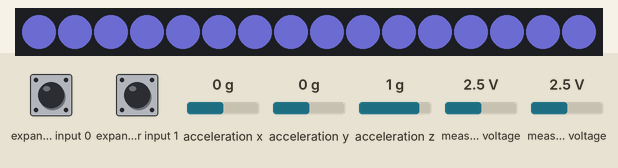
The sketch below on a simulated Arduino Uno, built with avr-gcc and run on an emulated ATmega328P. On the bench: 16 RGB LEDs in strip order, left to right. Wiring (inferred from the names in the program): Wii Nunchuk at I2C address 0x52. Inputs (shaded band) come from the test bench; at power-on: expander input 0 HIGH, expander input 1 HIGH, acceleration x 0 g, acceleration y 0 g, acceleration z 1 g, measured voltage 2.5 V. Dim RGB values are drawn brighter than linear.

Above: at 1.2 s.
1.3 s: expander input 0 pulled LOW for 0.15 s
At 1.56 s:
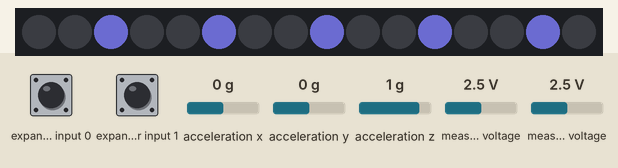
3.1 s: expander input 1 pulled LOW for 1 s
5.6 s: acceleration x set to -1.4 g
At 6.8 s:
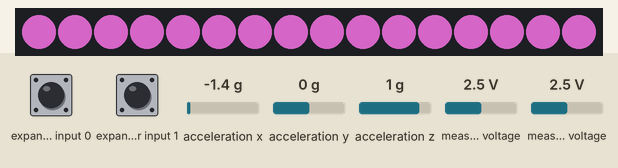
7.1 s: acceleration y set to -1.4 g
At 7.6 s:
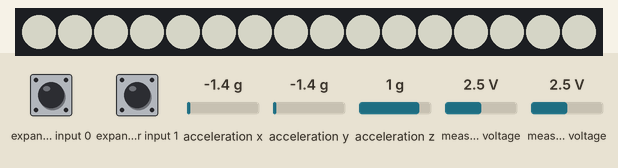
8.6 s: acceleration z set to -0.8 g
At 9.9 s:
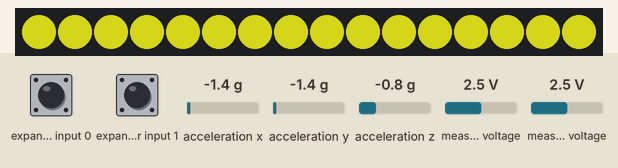
10.2 s: expander input 0 pulled LOW for 1 s
At 10.38 s:
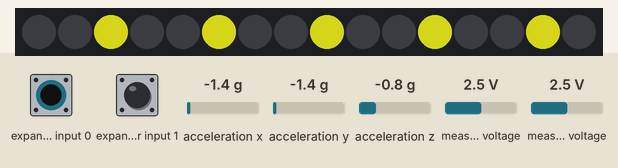
Timing chart, 0 to 13.2 s (numbered marks = the images above; inputs shaded):
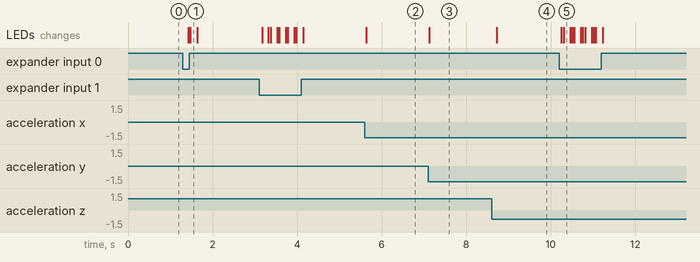

The sketch:

nunchuck_neopixel.ino
```cpp
 #include <Adafruit_NeoPixel.h>
#include <Wire.h>

byte nunchuck_data[6];
int count = 0;

#define PIN            6
#define NUMPIXELS      16
Adafruit_NeoPixel pixels = Adafruit_NeoPixel(NUMPIXELS, PIN, NEO_GRB + NEO_KHZ800);
int delayval = 500;


void setup ()
{
//Serial.begin (19200);
Wire.begin();
nunchuk_init ();
pixels.begin();
pixels.setBrightness(150);
}

void nunchuk_init ()
{
Wire.beginTransmission (0x52);
Wire.write ((byte)0xF0);
Wire.write ((byte)0x55);
Wire.write ((byte)0xFB);
Wire.write ((byte)0x00);
Wire.endTransmission ();
}

void loop ()
{
Wire.requestFrom (0x52, 6);
while (Wire.available ())
{

nunchuck_data[count] = (Wire.read ());
count++;
}
if (count >= 5)
{
print ();
}
count = 0;
nunchuck_send_request ();
delay (100);
}

void accel_pixels(uint32_t color)
{

for(int i=0;i<NUMPIXELS;i++){
    pixels.setPixelColor(i, color);
    pixels.show();
  }
}


void theaterChase(uint32_t color, uint8_t wait) {

    for (int q=0; q < 3; q++) {
      for (int i=0; i < NUMPIXELS; i=i+3) {
        pixels.setPixelColor(i+q, color);    //turn every third pixel on
      }
      pixels.show();

      delay(wait);

      for (int i=0; i < NUMPIXELS; i=i+3) {
        pixels.setPixelColor(i+q, 0);        //turn every third pixel off
      }
    }
  }


 void flashyFlash(uint32_t color, uint8_t wait) {
      for (int i=0; i < NUMPIXELS; i++){
        pixels.setPixelColor(i, color);
      }
      pixels.show();
      delay(wait);
      for (int i=0; i < NUMPIXELS; i++) {
        pixels.setPixelColor(i, 0);
      }
      pixels.show();
      delay(wait);
    }

void print ()
{
int joy_x_axis = nunchuck_data [0];
int joy_y_axis = nunchuck_data [1];
int accel_x_axis = nunchuck_data[2] * 2 * 2;
int accel_y_axis = nunchuck_data[3] * 2 * 2;
int accel_z_axis = nunchuck_data[4] * 2 * 2;
int z_button = 0;
int c_button = 0;
if ((nunchuck_data[5] >> 0) & 1)
{
z_button = 1;
}
if ((nunchuck_data[5] >> 1) & 1)
{
c_button = 1;
}
if ((nunchuck_data[5] >> 2)& 1)
{
 accel_x_axis += 2;
}
if ((nunchuck_data[5] >> 3)& 1)
{
 accel_x_axis += 1;
}
if ((nunchuck_data[5] >> 4)& 1)
{
 accel_y_axis += 2;
}
if ((nunchuck_data[5] >> 5)& 1)
{
 accel_y_axis += 1;
}
if ((nunchuck_data[5] >> 6)& 1)
{
 accel_z_axis += 2;
}
if ((nunchuck_data[5] >> 7)& 1)
{
 accel_z_axis += 1;
}
Serial.print(joy_x_axis);
Serial.print(" , ");
Serial.print(joy_y_axis);
Serial.print(" \n ");
if (z_button == 0)
{theaterChase(pixels.Color(accel_x_axis/2 - 150, accel_y_axis/2 - 150, accel_z_axis/2 - 150), 50);}

else if (c_button == 0)
{{flashyFlash(pixels.Color(accel_x_axis/2 - 150, accel_y_axis/2 - 150, accel_z_axis/2 - 150), 50);}}
else
{accel_pixels(pixels.Color(accel_x_axis/2 - 150, accel_y_axis/2 - 150, accel_z_axis/2 - 150));}
}

void nunchuck_send_request()
{
Wire.beginTransmission(0x52);
Wire.write((byte)0x00);
Wire.endTransmission();
}
```

Measured:
- after the input at 1.3 s, the LEDs: first change after 0.13 s (image 1 shows a later state)
- after the input at 5.6 s, the LEDs: change at once (image 2)
- after the input at 7.1 s, the LEDs: change at once (image 3)
- after the input at 8.6 s, the LEDs: change after 0.13 s (image 4)
- after the input at 10.2 s, the LEDs: first change after 0.05 s (image 5 shows a later state)
